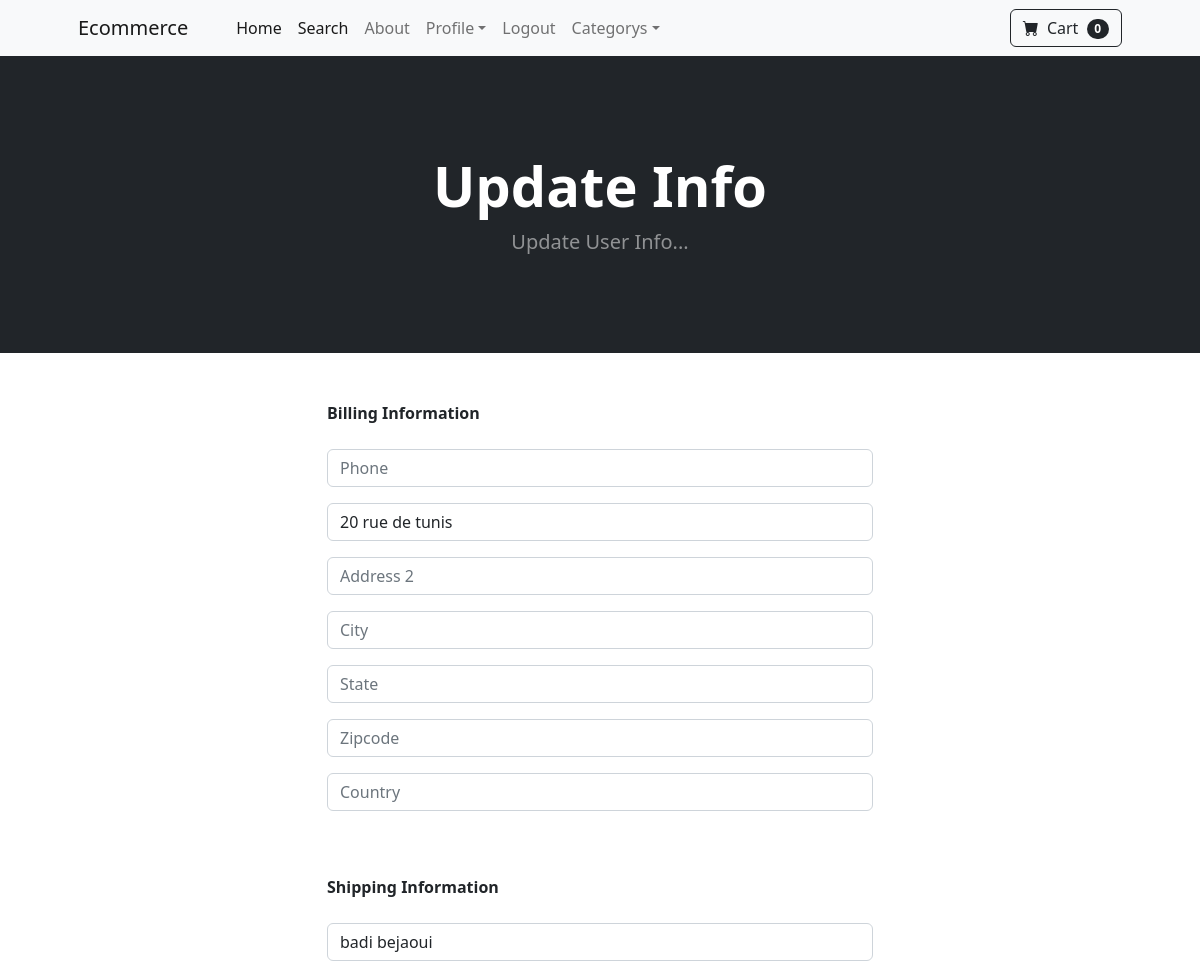
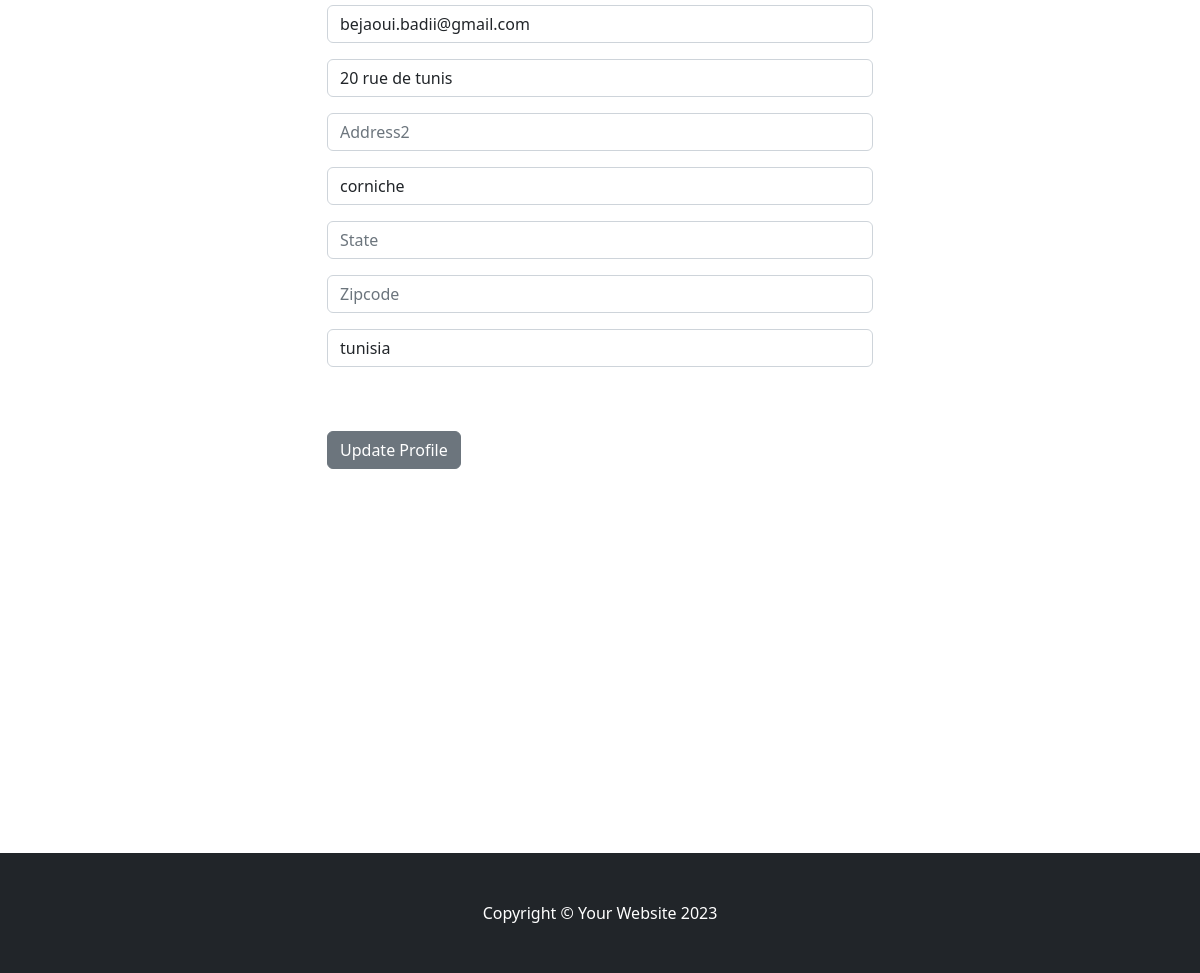
/update_info/ (signed in), run on the app's committed database (2 pictures, top to bottom).
### store/models.py (models this page shows, shortened)
class Profile(models.Model):
	user = models.OneToOneField(User, on_delete=models.CASCADE)
	date_modified = models.DateTimeField(User, auto_now=True)
	phone = models.CharField(max_length=20, blank=True)
	address1 = models.CharField(max_length=200, blank=True)
	address2 = models.CharField(max_length=200, blank=True)
	city = models.CharField(max_length=200, blank=True)
	state = models.CharField(max_length=200, blank=True)
	zipcode = models.CharField(max_length=200, blank=True)
	country = models.CharField(max_length=200, blank=True)
	old_cart = models.CharField(max_length=200, blank=True, null=True)

### payment/models.py (models this page shows, shortened)
class ShippingAddress(models.Model):
	user = models.ForeignKey(User, on_delete=models.CASCADE, null=True, blank=True)
	shipping_full_name = models.CharField(max_length=255)
	shipping_email = models.CharField(max_length=255)
	shipping_address1 = models.CharField(max_length=255)
	shipping_address2 = models.CharField(max_length=255, null=True, blank=True)
	shipping_city = models.CharField(max_length=255)
	shipping_state = models.CharField(max_length=255, null=True, blank=True)
	shipping_zipcode = models.CharField(max_length=255, null=True, blank=True)
	shipping_country = models.CharField(max_length=255)
	class Meta:
		verbose_name_plural = "Shipping Address"

### store/views.py (the view)
# urls.py: path('update_info/', views.update_info, name='update_info'),
def update_info(request):
    if request.user.is_authenticated:
        current_user, _ = Profile.objects.get_or_create(user__id=request.user.id)
        shipping_user, _ = ShippingAddress.objects.get_or_create(user__id=request.user.id)
        form = UserInfoForm(request.POST or None, instance=current_user)
        shipping_form = ShippingForm(request.POST or None, instance=shipping_user)
        if form.is_valid() and shipping_form.is_valid():
            form.save()
            shipping_form.save()
            messages.success(request, "Your Info Has Been Updated!!")
            return redirect('home')
        return render(request, "update_info.html", {'form': form, 'shipping_form': shipping_form})
    else:
        messages.success(request, "You Must Be Logged In To Access That Page!!")
        return redirect('home')

### store/forms.py
class UserInfoForm(forms.ModelForm):
	phone = forms.CharField(label="", widget=forms.TextInput(attrs={'class':'form-control', 'placeholder':'Phone'}), required=False)
	address1 = forms.CharField(label="", widget=forms.TextInput(attrs={'class':'form-control', 'placeholder':'Address 1'}), required=False)
	address2 = forms.CharField(label="", widget=forms.TextInput(attrs={'class':'form-control', 'placeholder':'Address 2'}), required=False)
	city = forms.CharField(label="", widget=forms.TextInput(attrs={'class':'form-control', 'placeholder':'City'}), required=False)
	state = forms.CharField(label="", widget=forms.TextInput(attrs={'class':'form-control', 'placeholder':'State'}), required=False)
	zipcode = forms.CharField(label="", widget=forms.TextInput(attrs={'class':'form-control', 'placeholder':'Zipcode'}), required=False)
	country = forms.CharField(label="", widget=forms.TextInput(attrs={'class':'form-control', 'placeholder':'Country'}), required=False)
	class Meta:
		model = Profile
		fields = ('phone', 'address1', 'address2', 'city', 'state', 'zipcode', 'country', )

### cart/cart.py (called while the page is built)
	def __len__(self):
		return len(self.cart)

### cart/context_processors.py (called while the page is built)
def cart(request):
	return {'cart': Cart(request)}

### store/context_processors.py (called while the page is built)
def global_context(request):
    categories = Category.objects.all()
    return {'categories': categories,}

### store/templates/update_info.html (shortened to what this page needs)
{% extends 'base.html' %}
{% block content %}
        <header class="bg-dark py-5">
            <div class="container px-4 px-lg-5 my-5">
                <div class="text-center text-white">
                    <h1 class="display-4 fw-bolder">Update Info</h1>
                    <p class="lead fw-normal text-white-50 mb-0">Update User Info...</p>
                </div>
            </div>
        </header>
        <div class="container">
        	<div class="row">
        			<div class="col-md-6 offset-md-3">
        				<br/><br/>
                    <strong>Billing Information</strong>
                    <br/><br/>
<form method="POST" action="{% url 'update_info' %}">
    {{ form.as_p }}
    <br/><br/>
    <strong>Shipping Information</strong>
    <br/><br/>
    {{ shipping_form.as_p }}
    <br/><br/>
    <button type="submit" class="btn btn-secondary">
      Update Profile
    </button>
</form>
<br/><br/>
<br/><br/>
<br/><br/>
<br/><br/>
<br/><br/>
<br/><br/>
<br/><br/>
<br/><br/>
        			</div>
        	</div>
        </div>
{% endblock %}

### data on the page
Profile: address1 "20 rue de tunis"
ShippingAddress: shipping_full_name "badi bejaoui", shipping_email "bejaoui.badii@gmail.com", shipping_address1 "20 rue de tunis", shipping_city "corniche", shipping_country "tunisia"

### other printed values
{{ cart|length }} "0"
